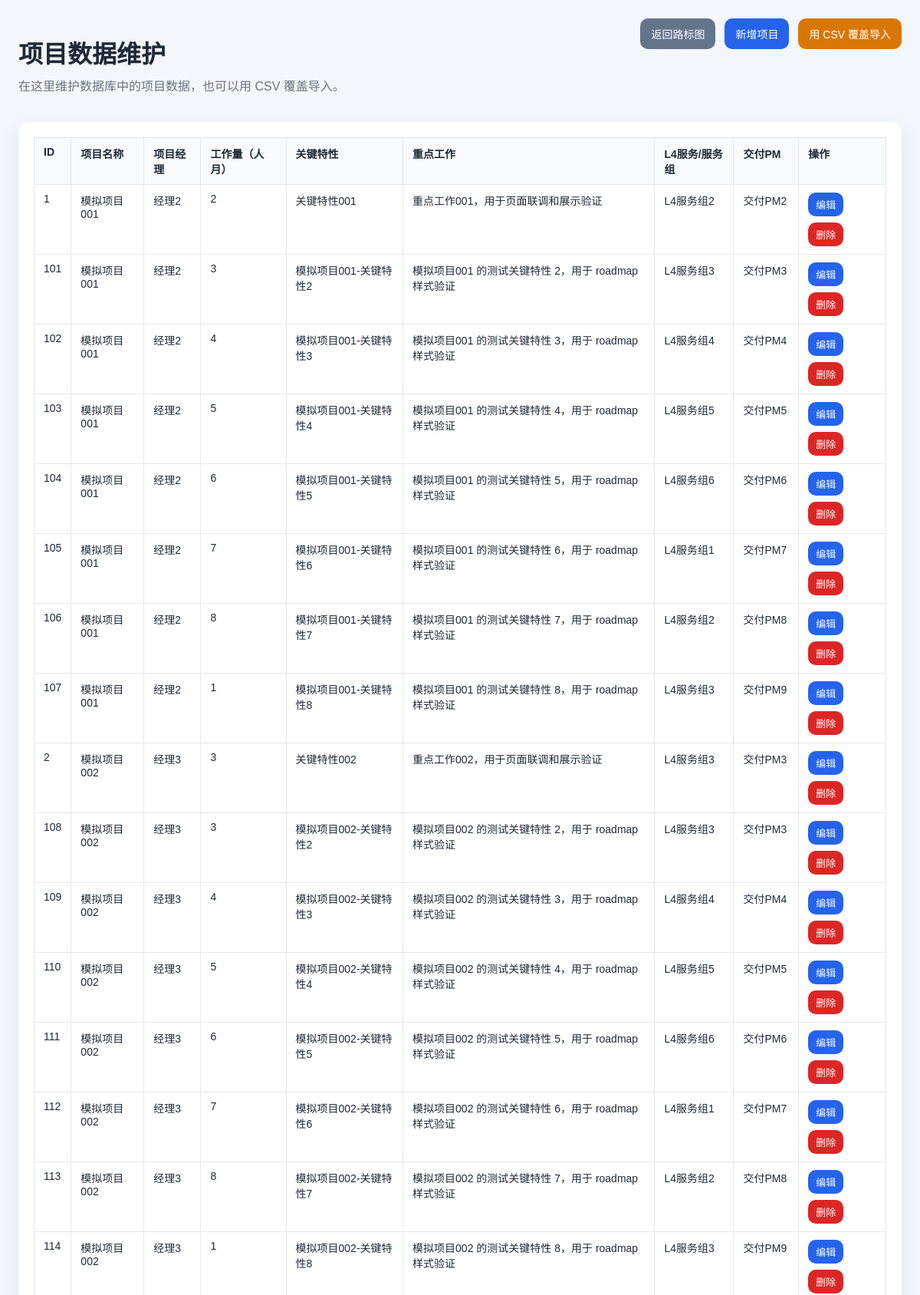
/admin/projects (upper part), run on the app's committed database.
### tables this page shows
CREATE TABLE projects (
                id INTEGER PRIMARY KEY AUTOINCREMENT,
                project_name TEXT,
                project_manager TEXT,
                workload_person_month TEXT,
                focus_work TEXT,
                feature_name TEXT,
                service_group TEXT,
                delivery_pm TEXT,
                "1/31" TEXT,
                "2/28" TEXT,
                "3/31" TEXT,
                "4/30" TEXT,
                "5/31" TEXT,
                "6/30" TEXT,
                "7/31" TEXT,
                "8/31" TEXT,
                "9/30" TEXT,
                "10/31" TEXT,
                "11/30" TEXT,
                "12/31" TEXT,
                created_at TEXT DEFAULT CURRENT_TIMESTAMP,
                updated_at TEXT DEFAULT CURRENT_TIMESTAMP
            );

### src/app.py (the view)
@app.route('/admin/projects')
def admin_projects():
    rows = load_projects()
    return render_template('admin_projects.html', projects=rows, months=MILESTONE_COLUMNS)

### src/app.py (called while the page is built)
def get_conn():
    DB_PATH.parent.mkdir(parents=True, exist_ok=True)
    conn = sqlite3.connect(DB_PATH)
    conn.row_factory = sqlite3.Row
    return conn

def init_db():
    with get_conn() as conn:
        month_defs = ",\n                ".join([f'"{month}" TEXT' for month in MILESTONE_COLUMNS])
        conn.execute(
            f"""
            CREATE TABLE IF NOT EXISTS projects (
                id INTEGER PRIMARY KEY AUTOINCREMENT,
                project_name TEXT,
                project_manager TEXT,
                workload_person_month TEXT,
                focus_work TEXT,
                feature_name TEXT,
                service_group TEXT,
                delivery_pm TEXT,
                {month_defs},
                created_at TEXT DEFAULT CURRENT_TIMESTAMP,
                updated_at TEXT DEFAULT CURRENT_TIMESTAMP
            )
            """
        )
        conn.commit()

def import_csv_if_needed():
    with get_conn() as conn:
        count = conn.execute("SELECT COUNT(*) FROM projects").fetchone()[0]
    if count == 0:
        import_csv(replace=False)

def load_projects():
    init_db()
    import_csv_if_needed()
    with get_conn() as conn:
        rows = conn.execute(
            f"""
            SELECT
                id,
                project_name,
                project_manager,
                workload_person_month,
                focus_work,
                feature_name,
                service_group,
                delivery_pm,
                {', '.join([f'"{month}"' for month in MILESTONE_COLUMNS])}
            FROM projects
            ORDER BY project_name ASC, id ASC
            """
        ).fetchall()
        return [dict(row) for row in rows]

### templates/admin_projects.html (shortened to what this page needs)
<!doctype html>
<html lang="zh-CN">
<head>
  <link rel="stylesheet" href="{{ url_for('static', filename='style.css') }}">
</head>
<body>
  <div class="page">
    <header class="toolbar">
      <div>
        <h1>项目数据维护</h1>
        <p>在这里维护数据库中的项目数据，也可以用 CSV 覆盖导入。</p>
      </div>
      <div class="toolbar-actions">
        <a class="button secondary" href="../">返回路标图</a>
        <a class="button" href="{{ url_for('admin_project_new') }}">新增项目</a>
        <form method="post" action="{{ url_for('admin_projects_import_csv') }}" onsubmit="return confirm('确认用 docs/project_table.csv 覆盖导入数据库吗？');">
          <button class="button warning" type="submit">用 CSV 覆盖导入</button>
        </form>
      </div>
    </header>
    {% if projects %}
      <div class="table-wrap card">
        <table class="data-table">
          <thead>
            <tr>
              <th>ID</th>
              <th>项目名称</th>
              <th>项目经理</th>
              <th>工作量（人月）</th>
              <th>关键特性</th>
              <th>重点工作</th>
              <th>L4服务/服务组</th>
              <th>交付PM</th>
              <th>操作</th>
            </tr>
          </thead>
          <tbody>
            {% for project in projects %}
              <tr>
                <td>{{ project.id }}</td>
                <td>{{ project.project_name or '' }}</td>
                <td>{{ project.project_manager or '' }}</td>
                <td>{{ project.workload_person_month or '' }}</td>
                <td>{{ project.feature_name or '' }}</td>
                <td>{{ project.focus_work or '' }}</td>
                <td>{{ project.service_group or '' }}</td>
                <td>{{ project.delivery_pm or '' }}</td>
                <td>
                  <div class="inline-actions">
                    <a class="button small" href="{{ url_for('admin_project_edit', project_id=project.id) }}">编辑</a>
                    <form method="post" action="{{ url_for('admin_project_delete', project_id=project.id) }}" onsubmit="return confirm('确认删除这条项目数据吗？');">
                      <button class="button danger small" type="submit">删除</button>
                    </form>
                  </div>
                </td>
              </tr>
            {% endfor %}
          </tbody>
        </table>
      </div>
    {% else %}
      <div class="empty">当前数据库还没有项目数据。你可以先新增，或者用 CSV 覆盖导入。</div>
    {% endif %}
  </div>
</body>
</html>

### static/style.css (style rules this page uses)
body { margin: 0; font-family: Arial, "PingFang SC", "Microsoft YaHei", sans-serif; background: #f3f6fb; color: #1f2937; }
.page { max-width: 1500px; margin: 0 auto; padding: 24px; }
header h1 { margin-bottom: 8px; }
header p { margin-top: 0; color: #6b7280; }
.toolbar { display: flex; justify-content: space-between; gap: 16px; align-items: flex-start; margin-bottom: 20px; }
.toolbar-actions { display: flex; gap: 12px; align-items: center; flex-wrap: wrap; }
.button { display: inline-flex; align-items: center; justify-content: center; padding: 10px 14px; border-radius: 10px; background: #2563eb; color: #fff; text-decoration: none; border: 0; cursor: pointer; font-size: 14px; }
.button.secondary { background: #64748b; }
.button.warning { background: #d97706; }
.button.danger { background: #dc2626; }
.button.small { padding: 6px 10px; font-size: 13px; }
.card { background: #fff; border-radius: 14px; padding: 20px; box-shadow: 0 8px 24px rgba(15, 23, 42, 0.08); }
.table-wrap { overflow-x: auto; }
.data-table { width: 100%; border-collapse: collapse; }
.data-table th, .data-table td { border: 1px solid #e5e7eb; padding: 10px 12px; text-align: left; vertical-align: top; font-size: 14px; }
.data-table th { background: #f8fafc; }
.inline-actions { display: flex; gap: 8px; flex-wrap: wrap; }

### data on the page
projects: id "1", project_name "模拟项目001", project_manager "经理2", workload_person_month "2", feature_name "关键特性001", focus_work "重点工作001，用于页面联调和展示验证", service_group "L4服务组2", delivery_pm "交付PM2"
projects: id "101", project_name "模拟项目001", project_manager "经理2", workload_person_month "3", feature_name "模拟项目001-关键特性2", focus_work "模拟项目001 的测试关键特性 2，用于 roadmap 样式验证", service_group "L4服务组3", delivery_pm "交付PM3"
projects: id "102", project_name "模拟项目001", project_manager "经理2", workload_person_month "4", feature_name "模拟项目001-关键特性3", focus_work "模拟项目001 的测试关键特性 3，用于 roadmap 样式验证", service_group "L4服务组4", delivery_pm "交付PM4"
projects: id "103", project_name "模拟项目001", project_manager "经理2", workload_person_month "5", feature_name "模拟项目001-关键特性4", focus_work "模拟项目001 的测试关键特性 4，用于 roadmap 样式验证", service_group "L4服务组5", delivery_pm "交付PM5"
projects: id "104", project_name "模拟项目001", project_manager "经理2", workload_person_month "6", feature_name "模拟项目001-关键特性5", focus_work "模拟项目001 的测试关键特性 5，用于 roadmap 样式验证", service_group "L4服务组6", delivery_pm "交付PM6"
projects: id "105", project_name "模拟项目001", project_manager "经理2", workload_person_month "7", feature_name "模拟项目001-关键特性6", focus_work "模拟项目001 的测试关键特性 6，用于 roadmap 样式验证", service_group "L4服务组1", delivery_pm "交付PM7"
projects: id "106", project_name "模拟项目001", project_manager "经理2", workload_person_month "8", feature_name "模拟项目001-关键特性7", focus_work "模拟项目001 的测试关键特性 7，用于 roadmap 样式验证", service_group "L4服务组2", delivery_pm "交付PM8"
projects: id "107", project_name "模拟项目001", project_manager "经理2", workload_person_month "1", feature_name "模拟项目001-关键特性8", focus_work "模拟项目001 的测试关键特性 8，用于 roadmap 样式验证", service_group "L4服务组3", delivery_pm "交付PM9"
projects: id "2", project_name "模拟项目002", project_manager "经理3", workload_person_month "3", feature_name "关键特性002", focus_work "重点工作002，用于页面联调和展示验证", service_group "L4服务组3", delivery_pm "交付PM3"
projects: id "108", project_name "模拟项目002", project_manager "经理3", workload_person_month "3", feature_name "模拟项目002-关键特性2", focus_work "模拟项目002 的测试关键特性 2，用于 roadmap 样式验证", service_group "L4服务组3", delivery_pm "交付PM3"
projects: id "109", project_name "模拟项目002", project_manager "经理3", workload_person_month "4", feature_name "模拟项目002-关键特性3", focus_work "模拟项目002 的测试关键特性 3，用于 roadmap 样式验证", service_group "L4服务组4", delivery_pm "交付PM4"
projects: id "110", project_name "模拟项目002", project_manager "经理3", workload_person_month "5", feature_name "模拟项目002-关键特性4", focus_work "模拟项目002 的测试关键特性 4，用于 roadmap 样式验证", service_group "L4服务组5", delivery_pm "交付PM5"
projects: id "111", project_name "模拟项目002", project_manager "经理3", workload_person_month "6", feature_name "模拟项目002-关键特性5", focus_work "模拟项目002 的测试关键特性 5，用于 roadmap 样式验证", service_group "L4服务组6", delivery_pm "交付PM6"
projects: id "112", project_name "模拟项目002", project_manager "经理3", workload_person_month "7", feature_name "模拟项目002-关键特性6", focus_work "模拟项目002 的测试关键特性 6，用于 roadmap 样式验证", service_group "L4服务组1", delivery_pm "交付PM7"
projects: id "113", project_name "模拟项目002", project_manager "经理3", workload_person_month "8", feature_name "模拟项目002-关键特性7", focus_work "模拟项目002 的测试关键特性 7，用于 roadmap 样式验证", service_group "L4服务组2", delivery_pm "交付PM8"
projects: id "114", project_name "模拟项目002", project_manager "经理3", workload_person_month "1", feature_name "模拟项目002-关键特性8", focus_work "模拟项目002 的测试关键特性 8，用于 roadmap 样式验证", service_group "L4服务组3", delivery_pm "交付PM9"
